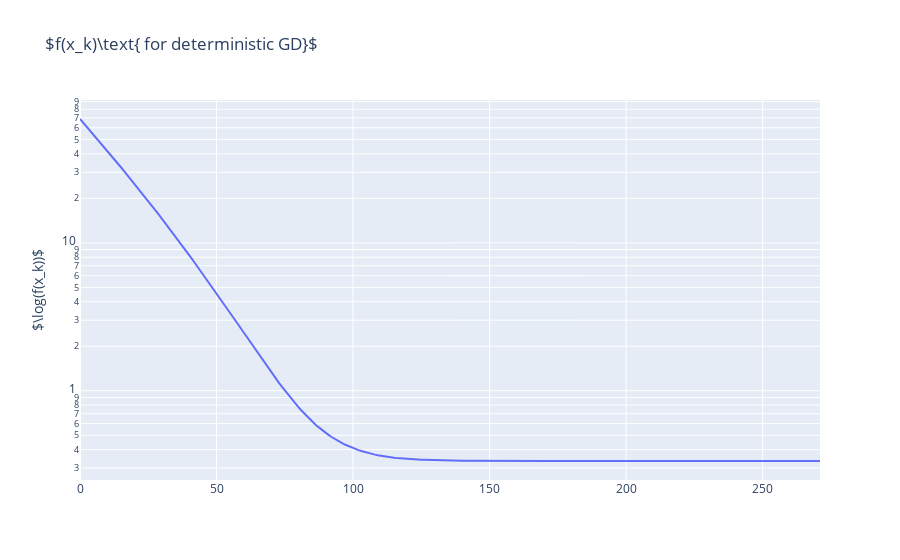

Source (notebook cell):
### Markdown cell above
We train deterministic model with standard GD to compute $f(x_*)$, so that we can plot $f(x_k)-f(x_*)$ and calculate entropic risk measure and the CDF of limiting distributions.

### Code cell
# Train deterministic GD to obtain the solution
det_logit.train(learning_rate=1/L
                  ,stop_criteria=None
                  ,Samples=1,
                  seed=1)

det_path=det_logit.suboptimality_data.values.T[0]

# Plot the function values per iteration during training
det_quad_fig=go.Figure()
det_quad_fig.add_trace(go.Scatter(y=det_path))
det_quad_fig.update_layout(title=r"$f(x_k)\text{ for deterministic GD}$",
                           yaxis_title=r"$\log(f(x_k))$")
det_quad_fig.update_yaxes(type="log")
det_quad_fig.show()

# Retrieve f(x_*) from deterministic GD
f_opt=det_logit.suboptimality_data.values[-1][0]

### Figure 1 — Plotly figure (JSON) as saved in the notebook; plotly's stock layout.template omitted (floating-point values rounded to 4 significant figures; data arrays with more than 128 entries replaced by an {"elided": "..."} marker saying what was removed)
{"data": [{"type": "scatter", "y": {"elided": "272 float values"}}], "layout": {"title": {"text": "$f(x_k)\\text{ for deterministic GD}$"}, "yaxis": {"title": {"text": "$\\log(f(x_k))$"}, "type": "log"}}}
